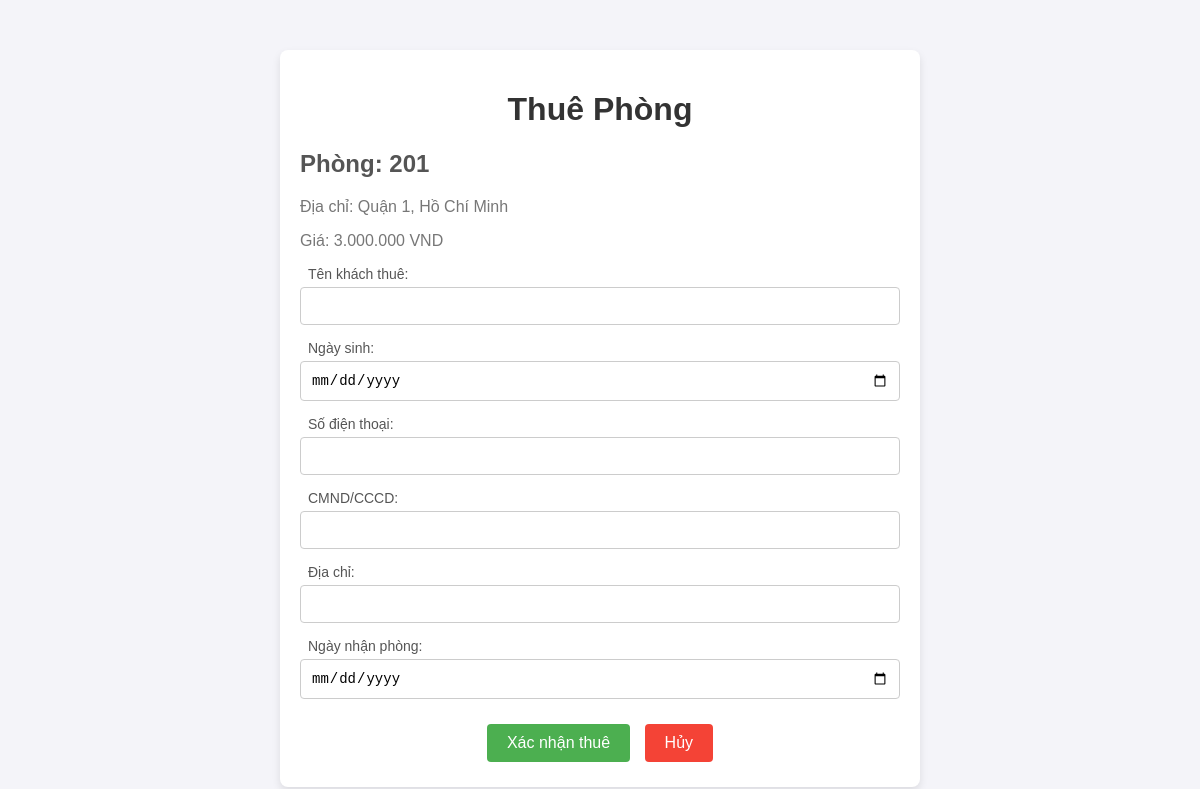
The app's page /quanlyphong/thuephong.php?room_id=5 with its own data.
### tables this page shows
CREATE TABLE `rooms` (
  `id` int(11) NOT NULL,
  `room_name` varchar(255) NOT NULL,
  `so_nguoi_o` int(11) NOT NULL,
  `price` decimal(10,2) NOT NULL,
  `status` enum('vacant','occupied') NOT NULL DEFAULT 'vacant',
  `address_room` varchar(255) NOT NULL,
  `facility_id` int(11) NOT NULL
);

### quanlyphong/thuephong.php (the view, shortened to what this page needs)
<?php
$servername = "localhost";
$username = "root";
$password = "";
$dbname = "baiTapLon";
$conn = new mysqli($servername, $username, $password, $dbname);
$room_id = isset($_GET['room_id']) ? intval($_GET['room_id']) : 0;
$room_info = $conn->query("SELECT room_name, address_room, price FROM rooms WHERE id = $room_id")
->fetch_assoc();
?>
<!DOCTYPE html>
<html lang="vi">
<head>
    <link rel="stylesheet" href="/baiTapLon/quanlyphong/thuephong.css">
</head>
<body>
    <div class="container">
        <h1>Thuê Phòng</h1>
        <?php if ($room_info): ?>
            <h2>Phòng: <?php echo $room_info['room_name']; ?></h2>
            <p>Địa chỉ: <?php echo $room_info['address_room']; ?></p>
            <p>Giá: <?php echo number_format($room_info['price'], 0, ',', '.'); ?> VND</p>
        <?php else: ?>
            <p>Phòng không tồn tại.</p>
        <?php endif; ?>
        <form action="thuephong.php" method="POST">
            <div class="form-group">
                <label for="tenant_name"><i class="fas fa-user"></i> Tên khách thuê:</label>
                <input type="text" id="tenant_name" name="tenant_name" required>
            </div>
            <div class="form-group">
                <label for="dob"><i class="fas fa-birthday-cake"></i> Ngày sinh:</label>
                <input type="date" id="dob" name="dob">
            </div>
            <div class="form-group">
                <label for="phone"><i class="fas fa-phone"></i> Số điện thoại:</label>
                <input type="text" id="phone" name="phone">
            </div>
            <div class="form-group">
                <label for="cccd"><i class="fas fa-id-card"></i> CMND/CCCD:</label>
                <input type="text" id="cccd" name="cccd">
            </div>
            <div class="form-group">
                <label for="address"><i class="fas fa-home"></i> Địa chỉ:</label>
                <input type="text" id="address" name="address">
            </div>
            <div class="form-group">
                <label for="checkin_date"><i class="fas fa-calendar-day"></i> Ngày nhận phòng:</label>
                <input type="date" id="checkin_date" name="checkin_date" required>
            </div>
            <div class="form-actions">
                <button type="submit">Xác nhận thuê</button>
                <button type="button" onclick="window.location.href='/baitaplon/quanlyphong/quanlyphong.php?facility_id=<?php echo isset($_POST['facility_id']) ? $_POST['facility_id'] : ''; ?>'">Hủy</button>
        </form>
    </div>
</body>
</html>

### quanlyphong/thuephong.css (style rules this page uses)
body { font-family: Arial, sans-serif; background-color: #f4f4f9; margin: 0; padding: 0; }
.container { width: 50%; margin: 0 auto; background-color: white; padding: 20px; border-radius: 8px; box-shadow: 0 4px 8px rgba(0, 0, 0, 0.1); margin-top: 50px; }
h1 { text-align: center; color: #333; }
h2 { color: #555; }
p { color: #777; }
.form-group { margin-bottom: 15px; }
.form-group label { display: block; font-size: 14px; margin-bottom: 5px; color: #555; }
.form-group input { width: 100%; padding: 10px; font-size: 14px; border: 1px solid #ccc; border-radius: 4px; box-sizing: border-box; }
.form-actions { text-align: center; margin-top: 20px; }
.form-actions button { padding: 10px 20px; font-size: 16px; background-color: #4CAF50; color: white; border: none; border-radius: 4px; cursor: pointer; margin: 5px; transition: background-color 0.3s; }
.form-actions button[type="button"] { background-color: #f44336; }
button { cursor: pointer; padding: 10px 20px; border: none; background-color: #4CAF50; color: white; border-radius: 5px; font-size: 16px; transition: background-color 0.3s; }
button[type="button"] { background-color: #f44336; }

### records on screen
rooms: room_name "201", address_room "Quận 1, Hồ Chí Minh", price "3.000.000"
